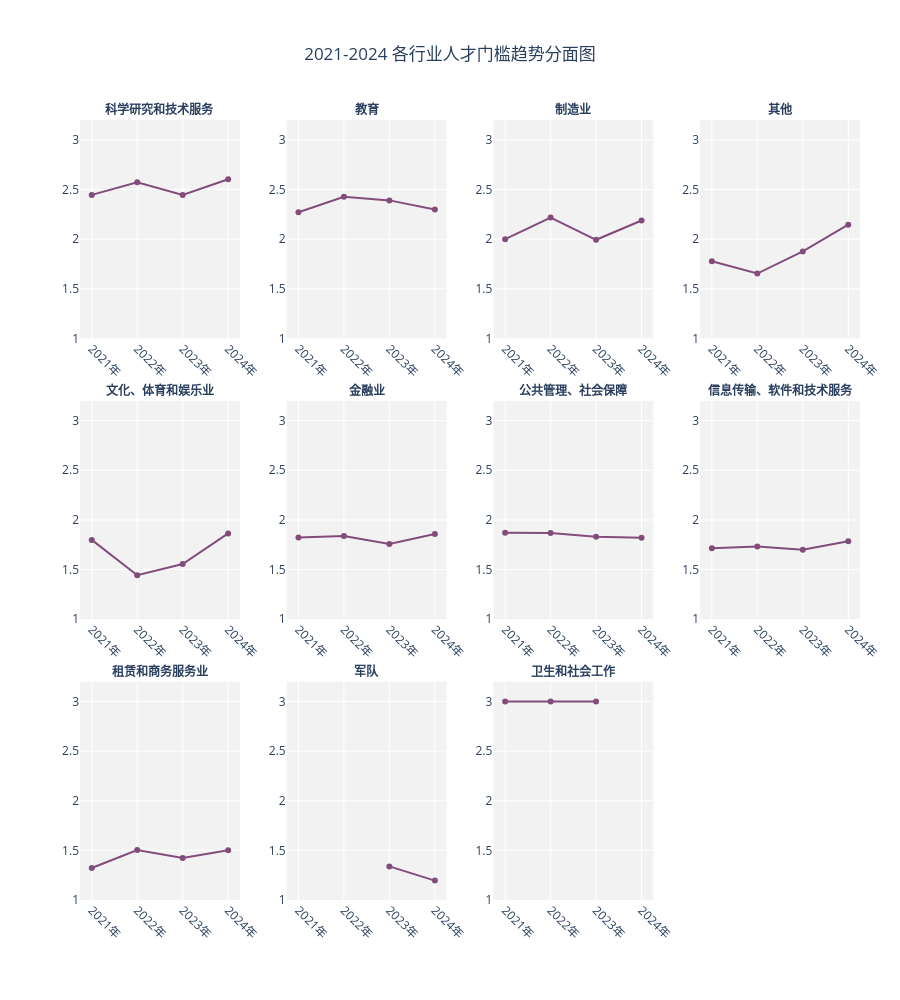

The code cell stored with this chart in its notebook:
### Markdown cell above
&emsp;&emsp;以上2021-2024 毕业生总体就业地域趋势動態图生动地描绘了 2021 年至 2024 年间，各大行业在人才筛选标准上的动态演变。图中的数据源于前述各行业学历结构的标准化模型，通过对不同学历占比进行加权计算，最终得出了这一反映准入门槛高低的指数。

&emsp;&emsp;从整体走势来看，科学研究和技术服务业以及教育行业始终稳居门槛指数的前列。特别是科学研究和技术服务业，其指数在四年间持续攀升，并在 2024 年成为准入门槛最高的领域。这与北大学子在该行业中极高的博士占比相互印证，说明科研岗位对于学术背景的要求正在变得愈发严苛。教育行业虽然在 2024 年的排名中位列第二，但其指数依然维持在高位，显示出学术殿堂对高层次人才的一贯坚持。

&emsp;&emsp;制造业的变化同样值得关注。在 2024 年的图表中，制造业的门槛指数有了明显的跨越，排名升至第三位。这种提升反映了实体经济在转型升级过程中，对顶尖高校高学历人才的渴求程度正在显著增强，不再仅仅满足于基础技术人才，而是向更深层次的研发与管理岗位迈进。相比之下，金融业和公共管理领域的门槛表现得相对稳健，始终处于中游水平，这说明这些行业在人才吸纳上已经形成了较为成熟且稳定的学历配置模式。

&emsp;&emsp;在图表的底端，租赁和商务服务业以及军队等领域的门槛指数相对较低。这并不代表这些行业不优秀，而是反映了其人才结构更为多元，能够包容不同学历层次的毕业生在各自岗位上发挥作用。通过这四年的动态对比可見大部分行业的准入标准都在波动中呈现出上扬态势，这不仅是各行业人才饱和度提升的客观结果，也是社会产业结构向知识密集型转型的直观体现。

### Code cell
df_long_scores = df_scores.melt(
    id_vars=['行业名称'], 
    var_name='年份', 
    value_name='门槛指数'
)

# 1. 创建分面折线图 (直接在创建时设置间距)
fig = px.line(
    df_long_scores, 
    x="年份", 
    y="门槛指数", 
    facet_col="行业名称", 
    facet_col_wrap=4, 
    markers=True,
    height=1000,
    color_discrete_sequence=['#824D7A'],
    title="2021-2024 各行业人才门槛趋势分面图",
    # 【核心修正】：在这里直接设置子图间距
    facet_row_spacing=0.08, 
    facet_col_spacing=0.06
)

# 2. 批量美化子图标题
fig.for_each_annotation(lambda a: a.update(
    text=a.text.split("=")[-1], 
    font=dict(size=12, weight='bold')
))

# 3. 强制显示所有子图的坐标轴并设置底色
fig.update_xaxes(showticklabels=True, tickangle=45, title_text="", showgrid=True, gridcolor='white')
fig.update_yaxes(showticklabels=True, range=[1, 3.2], title_text="", showgrid=True, gridcolor='white')

# 4. 设置布局与底色
fig.update_layout(
    plot_bgcolor='#F2F2F2', 
    paper_bgcolor='white',
    title_x=0.5,
    margin=dict(t=120, b=100, l=80, r=40)
)

fig.show()

### Figure 1 — Plotly figure (JSON) as saved in the notebook; plotly's stock layout.template omitted (floating-point values rounded to 4 significant figures)
{"data": [{"hovertemplate": "行业名称=科学研究和技术服务<br>年份=%{x}<br>门槛指数=%{y}<extra></extra>", "legendgroup": "", "line": {"color": "#824D7A", "dash": "solid"}, "marker": {"symbol": "circle"}, "mode": "lines+markers", "name": "", "orientation": "v", "showlegend": false, "type": "scatter", "x": ["2021年", "2022年", "2023年", "2024年"], "xaxis": "x9", "y": [2.445, 2.572, 2.445, 2.603], "yaxis": "y9"}, {"hovertemplate": "行业名称=教育<br>年份=%{x}<br>门槛指数=%{y}<extra></extra>", "legendgroup": "", "line": {"color": "#824D7A", "dash": "solid"}, "marker": {"symbol": "circle"}, "mode": "lines+markers", "name": "", "orientation": "v", "showlegend": false, "type": "scatter", "x": ["2021年", "2022年", "2023年", "2024年"], "xaxis": "x10", "y": [2.27, 2.428, 2.39, 2.298], "yaxis": "y10"}, {"hovertemplate": "行业名称=制造业<br>年份=%{x}<br>门槛指数=%{y}<extra></extra>", "legendgroup": "", "line": {"color": "#824D7A", "dash": "solid"}, "marker": {"symbol": "circle"}, "mode": "lines+markers", "name": "", "orientation": "v", "showlegend": false, "type": "scatter", "x": ["2021年", "2022年", "2023年", "2024年"], "xaxis": "x11", "y": [2.0, 2.217, 1.993, 2.188], "yaxis": "y11"}, {"hovertemplate": "行业名称=其他<br>年份=%{x}<br>门槛指数=%{y}<extra></extra>", "legendgroup": "", "line": {"color": "#824D7A", "dash": "solid"}, "marker": {"symbol": "circle"}, "mode": "lines+markers", "name": "", "orientation": "v", "showlegend": false, "type": "scatter", "x": ["2021年", "2022年", "2023年", "2024年"], "xaxis": "x12", "y": [1.778, 1.653, 1.876, 2.146], "yaxis": "y12"}, {"hovertemplate": "行业名称=文化、体育和娱乐业<br>年份=%{x}<br>门槛指数=%{y}<extra></extra>", "legendgroup": "", "line": {"color": "#824D7A", "dash": "solid"}, "marker": {"symbol": "circle"}, "mode": "lines+markers", "name": "", "orientation": "v", "showlegend": false, "type": "scatter", "x": ["2021年", "2022年", "2023年", "2024年"], "xaxis": "x5", "y": [1.799, 1.443, 1.556, 1.864], "yaxis": "y5"}, {"hovertemplate": "行业名称=金融业<br>年份=%{x}<br>门槛指数=%{y}<extra></extra>", "legendgroup": "", "line": {"color": "#824D7A", "dash": "solid"}, "marker": {"symbol": "circle"}, "mode": "lines+markers", "name": "", "orientation": "v", "showlegend": false, "type": "scatter", "x": ["2021年", "2022年", "2023年", "2024年"], "xaxis": "x6", "y": [1.824, 1.838, 1.757, 1.857], "yaxis": "y6"}, {"hovertemplate": "行业名称=公共管理、社会保障<br>年份=%{x}<br>门槛指数=%{y}<extra></extra>", "legendgroup": "", "line": {"color": "#824D7A", "dash": "solid"}, "marker": {"symbol": "circle"}, "mode": "lines+markers", "name": "", "orientation": "v", "showlegend": false, "type": "scatter", "x": ["2021年", "2022年", "2023年", "2024年"], "xaxis": "x7", "y": [1.871, 1.869, 1.829, 1.822], "yaxis": "y7"}, {"hovertemplate": "行业名称=信息传输、软件和技术服务<br>年份=%{x}<br>门槛指数=%{y}<extra></extra>", "legendgroup": "", "line": {"color": "#824D7A", "dash": "solid"}, "marker": {"symbol": "circle"}, "mode": "lines+markers", "name": "", "orientation": "v", "showlegend": false, "type": "scatter", "x": ["2021年", "2022年", "2023年", "2024年"], "xaxis": "x8", "y": [1.714, 1.733, 1.7, 1.785], "yaxis": "y8"}, {"hovertemplate": "行业名称=租赁和商务服务业<br>年份=%{x}<br>门槛指数=%{y}<extra></extra>", "legendgroup": "", "line": {"color": "#824D7A", "dash": "solid"}, "marker": {"symbol": "circle"}, "mode": "lines+markers", "name": "", "orientation": "v", "showlegend": false, "type": "scatter", "x": ["2021年", "2022年", "2023年", "2024年"], "xaxis": "x", "y": [1.323, 1.504, 1.423, 1.5], "yaxis": "y"}, {"hovertemplate": "行业名称=军队<br>年份=%{x}<br>门槛指数=%{y}<extra></extra>", "legendgroup": "", "line": {"color": "#824D7A", "dash": "solid"}, "marker": {"symbol": "circle"}, "mode": "lines+markers", "name": "", "orientation": "v", "showlegend": false, "type": "scatter", "x": ["2021年", "2022年", "2023年", "2024年"], "xaxis": "x2", "y": [NaN, NaN, 1.338, 1.195], "yaxis": "y2"}, {"hovertemplate": "行业名称=卫生和社会工作<br>年份=%{x}<br>门槛指数=%{y}<extra></extra>", "legendgroup": "", "line": {"color": "#824D7A", "dash": "solid"}, "marker": {"symbol": "circle"}, "mode": "lines+markers", "name": "", "orientation": "v", "showlegend": false, "type": "scatter", "x": ["2021年", "2022年", "2023年", "2024年"], "xaxis": "x3", "y": [3.0, 3.0, 3.0, NaN], "yaxis": "y3"}], "layout": {"annotations": [{"font": {"size": 12, "weight": "bold"}, "showarrow": false, "text": "租赁和商务服务业", "x": 0.1025, "xanchor": "center", "xref": "paper", "y": 0.28, "yanchor": "bottom", "yref": "paper"}, {"font": {"size": 12, "weight": "bold"}, "showarrow": false, "text": "军队", "x": 0.3675, "xanchor": "center", "xref": "paper", "y": 0.28, "yanchor": "bottom", "yref": "paper"}, {"font": {"size": 12, "weight": "bold"}, "showarrow": false, "text": "卫生和社会工作", "x": 0.6325, "xanchor": "center", "xref": "paper", "y": 0.28, "yanchor": "bottom", "yref": "paper"}, {"font": {"size": 12, "weight": "bold"}, "showarrow": false, "text": "文化、体育和娱乐业", "x": 0.1025, "xanchor": "center", "xref": "paper", "y": 0.64, "yanchor": "bottom", "yref": "paper"}, {"font": {"size": 12, "weight": "bold"}, "showarrow": false, "text": "金融业", "x": 0.3675, "xanchor": "center", "xref": "paper", "y": 0.64, "yanchor": "bottom", "yref": "paper"}, {"font": {"size": 12, "weight": "bold"}, "showarrow": false, "text": "公共管理、社会保障", "x": 0.6325, "xanchor": "center", "xref": "paper", "y": 0.64, "yanchor": "bottom", "yref": "paper"}, {"font": {"size": 12, "weight": "bold"}, "showarrow": false, "text": "信息传输、软件和技术服务", "x": 0.8975, "xanchor": "center", "xref": "paper", "y": 0.64, "yanchor": "bottom", "yref": "paper"}, {"font": {"size": 12, "weight": "bold"}, "showarrow": false, "text": "科学研究和技术服务", "x": 0.1025, "xanchor": "center", "xref": "paper", "y": 1, "yanchor": "bottom", "yref": "paper"}, {"font": {"size": 12, "weight": "bold"}, "showarrow": false, "text": "教育", "x": 0.3675, "xanchor": "center", "xref": "paper", "y": 1, "yanchor": "bottom", "yref": "paper"}, {"font": {"size": 12, "weight": "bold"}, "showarrow": false, "text": "制造业", "x": 0.6325, "xanchor": "center", "xref": "paper", "y": 1, "yanchor": "bottom", "yref": "paper"}, {"font": {"size": 12, "weight": "bold"}, "showarrow": false, "text": "其他", "x": 0.8975, "xanchor": "center", "xref": "paper", "y": 1, "yanchor": "bottom", "yref": "paper"}], "height": 1000, "legend": {"tracegroupgap": 0}, "margin": {"b": 100, "l": 80, "r": 40, "t": 120}, "paper_bgcolor": "white", "plot_bgcolor": "#F2F2F2", "title": {"text": "2021-2024 各行业人才门槛趋势分面图", "x": 0.5}, "xaxis": {"anchor": "y", "domain": [0, 0.205], "gridcolor": "white", "showgrid": true, "showticklabels": true, "tickangle": 45, "title": {"text": ""}}, "xaxis10": {"anchor": "y10", "domain": [0.265, 0.47], "gridcolor": "white", "matches": "x", "showgrid": true, "showticklabels": true, "tickangle": 45, "title": {"text": ""}}, "xaxis11": {"anchor": "y11", "domain": [0.53, 0.735], "gridcolor": "white", "matches": "x", "showgrid": true, "showticklabels": true, "tickangle": 45, "title": {"text": ""}}, "xaxis12": {"anchor": "y12", "domain": [0.795, 1], "gridcolor": "white", "matches": "x", "showgrid": true, "showticklabels": true, "tickangle": 45, "title": {"text": ""}}, "xaxis2": {"anchor": "y2", "domain": [0.265, 0.47], "gridcolor": "white", "matches": "x", "showgrid": true, "showticklabels": true, "tickangle": 45, "title": {"text": ""}}, "xaxis3": {"anchor": "y3", "domain": [0.53, 0.735], "gridcolor": "white", "matches": "x", "showgrid": true, "showticklabels": true, "tickangle": 45, "title": {"text": ""}}, "xaxis4": {"anchor": "y4", "domain": [0.795, 1], "gridcolor": "white", "matches": "x", "showgrid": true, "showticklabels": true, "tickangle": 45, "title": {"text": ""}}, "xaxis5": {"anchor": "y5", "domain": [0, 0.205], "gridcolor": "white", "matches": "x", "showgrid": true, "showticklabels": true, "tickangle": 45, "title": {"text": ""}}, "xaxis6": {"anchor": "y6", "domain": [0.265, 0.47], "gridcolor": "white", "matches": "x", "showgrid": true, "showticklabels": true, "tickangle": 45, "title": {"text": ""}}, "xaxis7": {"anchor": "y7", "domain": [0.53, 0.735], "gridcolor": "white", "matches": "x", "showgrid": true, "showticklabels": true, "tickangle": 45, "title": {"text": ""}}, "xaxis8": {"anchor": "y8", "domain": [0.795, 1], "gridcolor": "white", "matches": "x", "showgrid": true, "showticklabels": true, "tickangle": 45, "title": {"text": ""}}, "xaxis9": {"anchor": "y9", "domain": [0, 0.205], "gridcolor": "white", "matches": "x", "showgrid": true, "showticklabels": true, "tickangle": 45, "title": {"text": ""}}, "yaxis": {"anchor": "x", "domain": [0, 0.28], "gridcolor": "white", "range": [1, 3.2], "showgrid": true, "showticklabels": true, "title": {"text": ""}}, "yaxis10": {"anchor": "x10", "domain": [0.72, 1], "gridcolor": "white", "matches": "y", "range": [1, 3.2], "showgrid": true, "showticklabels": true, "title": {"text": ""}}, "yaxis11": {"anchor": "x11", "domain": [0.72, 1], "gridcolor": "white", "matches": "y", "range": [1, 3.2], "showgrid": true, "showticklabels": true, "title": {"text": ""}}, "yaxis12": {"anchor": "x12", "domain": [0.72, 1], "gridcolor": "white", "matches": "y", "range": [1, 3.2], "showgrid": true, "showticklabels": true, "title": {"text": ""}}, "yaxis2": {"anchor": "x2", "domain": [0, 0.28], "gridcolor": "white", "matches": "y", "range": [1, 3.2], "showgrid": true, "showticklabels": true, "title": {"text": ""}}, "yaxis3": {"anchor": "x3", "domain": [0, 0.28], "gridcolor": "white", "matches": "y", "range": [1, 3.2], "showgrid": true, "showticklabels": true, "title": {"text": ""}}, "yaxis4": {"anchor": "x4", "domain": [0, 0.28], "gridcolor": "white", "matches": "y", "range": [1, 3.2], "showgrid": true, "showticklabels": true, "title": {"text": ""}}, "yaxis5": {"anchor": "x5", "domain": [0.36, 0.64], "gridcolor": "white", "matches": "y", "range": [1, 3.2], "showgrid": true, "showticklabels": true, "title": {"text": ""}}, "yaxis6": {"anchor": "x6", "domain": [0.36, 0.64], "gridcolor": "white", "matches": "y", "range": [1, 3.2], "showgrid": true, "showticklabels": true, "title": {"text": ""}}, "yaxis7": {"anchor": "x7", "domain": [0.36, 0.64], "gridcolor": "white", "matches": "y", "range": [1, 3.2], "showgrid": true, "showticklabels": true, "title": {"text": ""}}, "yaxis8": {"anchor": "x8", "domain": [0.36, 0.64], "gridcolor": "white", "matches": "y", "range": [1, 3.2], "showgrid": true, "showticklabels": true, "title": {"text": ""}}, "yaxis9": {"anchor": "x9", "domain": [0.72, 1], "gridcolor": "white", "matches": "y", "range": [1, 3.2], "showgrid": true, "showticklabels": true, "title": {"text": ""}}}}
